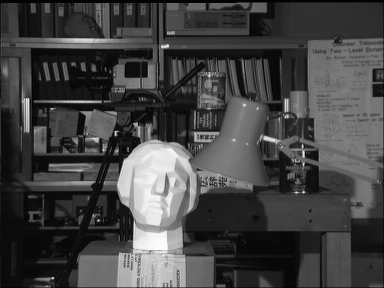
#> input picture content/Digital Image Signal Processing/9. Stereo Vision/assets/tsukuba_l.png, 384 x 288 px; its folder holds 6 pictures in this run
$ jupyter execute --allow-errors 09_Stereo_Vision.ipynb   (older library calls are emulated)
#> lines starting #> are read from the running program, lines starting #| are printed output that depends on the picture; after the words box and inside, x2 and y2 are one past the last pixel; in counts of white or black regions, pixels touching at a corner belong together; long printed decimals are rounded
# 9. 스테레오 비전 (Stereo Vision)

- **서로 다른 시점에서 본 두 영상**의 위치 차이로 깊이를 추정하는 방법이다.
- 첨부된 첫 번째 영상을 `assets/tsukuba_l.png`, 두 번째 영상을 `assets/tsukuba_r.png`로 사용한다. 두 파일은 모두 384×288이며 원본 픽셀을 유지했다.
- 한 장을 단순히 이동시켜 만든 입력이 아니라, 첨부된 Tsukuba 좌우 영상의 대응 관계를 계산한다.
- 이 자료는 **시차 맵 → 좌우 일관성 검사 → 상대 깊이 지표**까지 실제 계산한다.
- 제공된 두 PNG에는 초점거리·베이스라인·보정 행렬과 정답 시차 맵이 포함되어 있지 않다. 미터 단위 깊이나 정답 대비 정확도를 만들어 내지 않는다.

## 9.1 두 카메라와 깊이의 관계

### 같은 물체가 좌우에서 다른 위치에 보인다

- 한쪽 눈씩 번갈아 감으면 가까운 손가락이 더 많이 움직여 보인다.
- 수평 스테레오 영상도 같은 점이 왼쪽의 $x_L$, 오른쪽의 $x_R$에 나타나는 차이를 측정한다.
- 이 가로 위치 차이를 **시차(disparity)**라고 한다.

$$d=x_L-x_R$$

정렬된 두 카메라의 주점 x좌표가 같고, 오른쪽 카메라가 왼쪽 카메라의 오른편에 있는 수평 구성에서는:

$$Z=\frac{fB}{d}$$

| 기호 | 뜻 | 단위 |
| :---: | :---: | :---: |
| $d$ | 왼쪽 위치 − 오른쪽 대응 위치 | 픽셀 |
| $f$ | 정렬 후 초점거리 | 픽셀 |
| $B$ | 두 카메라의 광학 중심 사이 거리 | m 등 길이 |
| $Z$ | 정렬된 카메라의 광축 방향 깊이 | $B$와 같은 단위 |

- 같은 카메라 조건에서 **시차가 크면 가깝고, 시차가 작으면 멀다.**
- $Z$는 카메라에서 점까지의 직선거리 $\sqrt{X^2+Y^2+Z^2}$와 구분한다.
- 주점 차이가 있으면 $d$에서 그 차이를 빼야 한다. 9.5에서 다시 설명한다.

### 셀 1. Tsukuba 좌우 영상 읽기

- 이미지 크기와 자료형이 같은지 확인한다.
- 입력 PNG는 RGB 형식이지만 세 채널의 값이 같다. 시차 계산에는 8비트 그레이스케일을 사용한다.
- 가로 안내선은 대응점의 높이를 비교하기 위한 표시이며, 영상 정렬을 수행하는 연산은 아니다.

[cell 1]
# 셀 1: 첨부된 좌우 영상을 읽고 같은 높이의 안내선을 표시한다.
from pathlib import Path
import csv
import hashlib
import json
import platform
import cv2
import numpy as np
import matplotlib.pyplot as plt
from IPython.display import display, Image, Markdown

# Python 파일은 파일 위치, 노트북은 현재 작업 폴더에서 assets를 찾는다.
ROOT = Path(__file__).resolve().parent if '__file__' in globals() else Path.cwd()
ASSETS = ROOT / 'assets'
cv2.setNumThreads(1)
cv2.setRNGSeed(42)

def read_gray(name):
    # 한글 경로도 읽을 수 있도록 파일 바이트를 OpenCV로 디코딩한다.
#> called with name = 'tsukuba_l.png'
    path = ASSETS / name
    if not path.is_file():
        raise FileNotFoundError(f'입력 파일을 찾을 수 없습니다: {path}')
    image = cv2.imdecode(np.fromfile(path, dtype=np.uint8), cv2.IMREAD_GRAYSCALE)
#> image is the input picture: shape (288, 384); min 0, max 252, mean 67.6
    if image is None:
        raise ValueError(f'이미지 디코딩 실패: {path}')
    return image

left = read_gray('tsukuba_l.png')
right = read_gray('tsukuba_r.png')
#> call 2 of read_gray, with name = 'tsukuba_r.png'
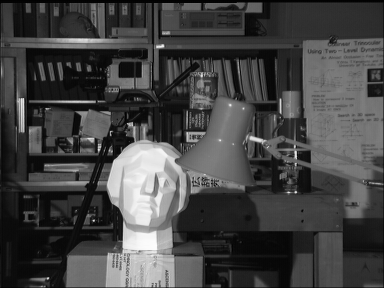
#> input picture content/Digital Image Signal Processing/9. Stereo Vision/assets/tsukuba_r.png, 384 x 288 px
#> in read_gray, image is the input picture: shape (288, 384); min 0, max 253, mean 68
assert left.shape == right.shape and left.dtype == right.dtype == np.uint8
height, width = left.shape
#> height = 288; width = 384
print(f'입력 크기: {width} × {height}, OpenCV: {cv2.__version__}')
#| 입력 크기: 384 × 288, OpenCV: 4.13.0

# [7 lines left out: function finish, not called in this run]

#> (the rest of this cell did not finish here and is left out)

## 9.2 카메라 보정

### 카메라의 숫자 정보를 알아내기

- **내부 파라미터**: 초점거리 $f_x,f_y$, 주점 $c_x,c_y$다.
- **왜곡 계수**: 렌즈로 인해 영상이 휘는 현상을 모델링한다.
- **외부 파라미터**: 왼쪽 카메라 좌표를 오른쪽 카메라 좌표로 바꾸는 회전 $R$과 이동 $T$다.

$$K=\begin{bmatrix}f_x&0&c_x\\0&f_y&c_y\\0&0&1\end{bmatrix}$$

$$\mathbf X_R=R\mathbf X_L+T,\qquad B=\lVert T\rVert$$

- 실제 보정에서는 칸 크기를 아는 체커보드를 여러 위치와 기울기에서 좌우 카메라로 촬영한다.
- `findChessboardCorners()`와 `cornerSubPix()`로 같은 실제 모서리의 좌우 좌표를 구한다.
- `calibrateCamera()`로 각 카메라의 내부 파라미터와 왜곡을, `stereoCalibrate()`로 좌우 관계를 구한다.
- 보드 좌표의 길이 단위가 m이면 $T$도 m 단위가 된다.
- 해상도·크롭·초점 설정을 바꾸면 보정값과 영상 좌표의 관계도 다시 확인한다.

### 셀 2. 보정 관측값이 있을 때 사용하는 함수

**이번 첨부 파일에는 체커보드 관측값이 없으므로 아래 함수는 정의만 한다.** Tsukuba 장면의 물체 모서리를 체커보드의 알려진 3차원 좌표처럼 사용하지 않는다. 최소 3쌍 검사는 너무 적은 입력을 막는 조건이며 보정 정확도를 보장하는 기준은 아니다.

[cell 2]
# 셀 2: 실제 체커보드 관측값으로 보정하는 함수이며, 이번 영상에는 호출하지 않는다.
# [23 lines left out: function calibrate_pair, not called in this run]

print('보정 함수 정의 완료. 실제 보정 실행: 없음 — 체커보드 관측값 미제공')

## 9.3 스테레오 정렬 (Rectification)

### 같은 점을 같은 행에서 찾도록 바꾸기

- 수평 스테레오에서는 같은 3차원 점이 좌우 영상의 같은 행에 나타나도록 재투영한다.
- 좌우의 x좌표까지 같게 만드는 작업은 아니다. 남아 있는 가로 차이가 시차다.
- 보정값을 아는 경우 `stereoRectify()` → `initUndistortRectifyMap()` → `remap()` 순서로 처리한다.
- 정렬에서 얻은 $P_L,P_R$은 새 투영행렬이고, $Q$는 시차를 3차원으로 재투영할 때 사용한다.
- 일반 입체 장면을 하나의 호모그래피로 완전히 겹치게 만드는 스티칭과 구분한다.

### 셀 3. 보정값이 있는 경우의 정렬 함수

이 실습은 첨부된 Tsukuba 쌍을 **수평 정렬된 입력으로 가정**하고 사용한다. 이 가정이 관측된 대응점과 맞는지 다음 셀에서 점검한다. 실제 보정값이 없으므로 임의의 $K,R,T$로 `stereoRectify()`를 실행하거나 가짜 $Q$를 만들지 않는다.

[cell 3]
# 셀 3: 보정값이 제공된 경우의 정렬 경로를 정의한다.
# [15 lines left out: function rectify_with_calibration, not called in this run]

# 이번 입력은 정렬된 영상으로 가정해 원본 그대로 사용한다. 이 복사는 정렬 연산이 아니다.
rect_l = left.copy()
rect_r = right.copy()
print('현재 계산 경로: 제공된 Tsukuba 좌우 영상 그대로 사용')

### 셀 4. 대응점의 높이 차이 점검

- ORB 기술자를 해밍 거리로 비교하고, 1등과 2등 후보의 거리 비율이 0.75보다 작으면 남긴다.
- 남긴 전체 후보에서 $x_L-x_R$와 $|y_L-y_R|$를 측정한다. 세로 오차로 미리 걸러 낸 뒤 정렬이 좋다고 주장하지 않는다.
- 세로 차이가 작으면 수평 탐색 가정과 맞는다는 **진단 근거**가 된다.
- 특징점 위치 오차와 잘못된 대응도 포함될 수 있다. 이 검사는 카메라 보정의 정확도나 모든 픽셀의 정렬을 인증하지 않는다.

$$\Delta y_i=|y_{L,i}-y_{R,i}|$$

[cell 4]
# 셀 4: 특징점 대응으로 수평 정렬 가정을 점검한다.
orb = cv2.ORB_create(nfeatures=1500, fastThreshold=10)
key_l, desc_l = orb.detectAndCompute(rect_l, None)
#> key_l = 1434 keypoints; strongest (x, y, size): (117, 131, 31), (115, 134, 31), (167, 46, 31), (135, 123, 31)
key_r, desc_r = orb.detectAndCompute(rect_r, None)
#> key_r = 1445 keypoints; strongest (x, y, size): (162, 46, 31), (131, 123, 31), (129, 123, 31), (91, 140, 37.2)
if desc_l is None or desc_r is None:
    raise RuntimeError('정렬 진단에 필요한 특징점을 찾지 못했습니다.')

# ORB 기본 이진 기술자는 해밍 거리를 사용한다.
pairs = cv2.BFMatcher(cv2.NORM_HAMMING).knnMatch(desc_l, desc_r, k=2)
#> pairs = 1434 matches
good = []
for pair in pairs:
    if len(pair) == 2:
        first, second = pair
        if first.distance < 0.75 * second.distance:
            good.append(first)
#> after the loop, good = 686 matches
if not good:
    raise RuntimeError('비율 검사를 통과한 대응점이 없습니다.')

points_l = np.float32([key_l[m.queryIdx].pt for m in good])
#> points_l = 686 pairs, first value 44 to 335, second value 33 to 256
points_r = np.float32([key_r[m.trainIdx].pt for m in good])
#> points_r = 686 pairs, first value 39 to 330, second value 33 to 256
dx = points_l[:, 0] - points_r[:, 0]
#> dx = 686 values, max 223.8 at index 230, min 0.597 at index 675, mean 7.63
dy = points_l[:, 1] - points_r[:, 1]
#> dy = 686 values, max 4.15 at index 531, min -35.6 at index 230, mean -0.131
alignment = {
    'ratio_test_matches': len(good),
    'median_abs_vertical_error_px': float(np.median(np.abs(dy))),
    'p90_abs_vertical_error_px': float(np.percentile(np.abs(dy), 90)),
    'fraction_abs_vertical_error_le_1px': float(np.mean(np.abs(dy) <= 1)),
    'median_horizontal_disparity_px': float(np.median(dx)),
    'fraction_positive_horizontal_disparity': float(np.mean(dx > 0)),
}
#> alignment = {'ratio_test_matches': 686, 'median_abs_vertical_error_px': 0, 'p90_abs_vertical_error_px': 1.61, 'fraction_abs_vertical_error_le_1px': 0.866, 'median_horizontal_disparity_px': 6.91, 'fraction_positive_horizontal_disparity': 1}
print(json.dumps(alignment, ensure_ascii=False, indent=2))
#| {
#|   "ratio_test_matches": 686,
#|   "median_abs_vertical_error_px": 0.0,
#|   "p90_abs_vertical_error_px": 1.610,
#|   "fraction_abs_vertical_error_le_1px": 0.8659,
#|   "median_horizontal_disparity_px": 6.912,
#|   "fraction_positive_horizontal_disparity": 1.0
#| }

# 그림에는 거리 순 상위 24쌍만 표시하지만, 통계에는 모든 통과 후보를 사용했다.
selected = sorted(good, key=lambda m: m.distance)[:24]
#> selected = 24 matches
matched = cv2.drawMatches(rect_l, key_l, rect_r, key_r, selected, None,
    matchColor=(0, 255, 0), flags=cv2.DrawMatchesFlags_NOT_DRAW_SINGLE_POINTS)
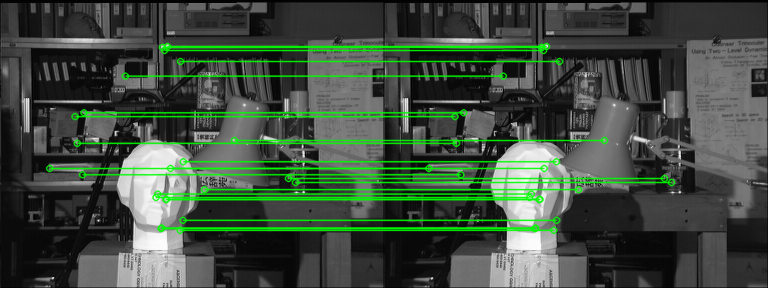
#> matched: shape (288, 768, 3); mean of channels 0, 1, 2 63.5, 77.4, 63.5; drawn as B, G, R
#> (the rest of this cell did not finish here and is left out)

## 9.4 시차 맵 (Disparity Map)

### SGBM으로 픽셀별 가로 차이 계산하기

- SGBM은 대응 비용과 주변 시차의 매끄러움을 함께 고려한다.
- 비슷한 무늬가 여러 번 반복되거나, 무늬가 없거나, 한쪽에서만 보이는 영역에서는 틀릴 수 있다.
- 출력은 왼쪽 영상의 각 픽셀에 대응하는 시차다.

| 설정 | 이번 값 | 의미 |
| :---: | :---: | :---: |
| `minDisparity` | 0 | 탐색 시작 시차 |
| `numDisparities` | 32 | 탐색 범위의 폭, 양의 16의 배수 |
| `blockSize` | 5 | 비교 영역의 한 변, 1 이상의 홀수 |
| `P1`, `P2` | 200, 800 | 시차 변화의 벌점, `P2 > P1` |
| `uniquenessRatio` | 10 | 유일성 검사 설정, 정확도 90%라는 뜻은 아님 |
| `speckleWindowSize` | 50 | 작은 시차 영역 제거 설정 |
| `speckleRange` | 2 | 작은 영역 판정에서 허용할 시차 변화 |

여기서 `P1`, `P2`는 9.3의 투영행렬과 이름만 같다. SGBM에서는 이웃 간 1픽셀 시차 변화와 더 큰 변화에 대한 벌점이다. 이번 값은 단일 채널 기준 $P1=8\cdot5^2$, $P2=32\cdot5^2$로 정했다.

### 셀 5. 왼쪽 기준 시차 계산

OpenCV SGBM은 시차에 16을 곱한 고정소수점 정수 배열을 반환한다. 픽셀 단위로 해석하려면 다음 변환이 필요하다.

$$d_{\mathrm{pixel}}=\frac{d_{\mathrm{raw}}}{16}$$

- `minDisparity=0`일 때 대표적인 무효 출력은 원시 정수 −16, 즉 −1픽셀이다.
- 이번 깊이 비교에서는 시차 0도 제외한다. 0을 작은 양수로 바꿔 가짜 깊이를 만들지 않는다.
- 양의 시차만 남겼다고 올바른 대응이 보장되지는 않는다.

[cell 5]
# 셀 5: SGBM의 왼쪽 기준 시차를 계산한다.
MIN_DISPARITY = 0
NUM_DISPARITIES = 32
BLOCK_SIZE = 5
assert NUM_DISPARITIES > 0 and NUM_DISPARITIES % 16 == 0
assert BLOCK_SIZE >= 1 and BLOCK_SIZE % 2 == 1

def make_matcher(min_disparity):
    # 그레이스케일 입력이므로 채널 수 1에 맞춘 시차 변화 벌점을 사용한다.
    return cv2.StereoSGBM_create(
        minDisparity=min_disparity, numDisparities=NUM_DISPARITIES,
        blockSize=BLOCK_SIZE, P1=8 * BLOCK_SIZE**2, P2=32 * BLOCK_SIZE**2,
        uniquenessRatio=10, speckleWindowSize=50, speckleRange=2,
        disp12MaxDiff=1, preFilterCap=31, mode=cv2.STEREO_SGBM_MODE_SGBM_3WAY)

matcher_l = make_matcher(MIN_DISPARITY)
raw_l = matcher_l.compute(rect_l, rect_r)
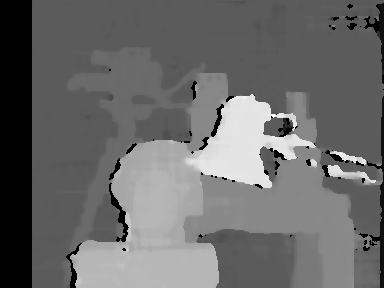
#> raw_l: shape (288, 384) int16; min -16, max 253, mean 96.4; drawn with min black and max white
# 1/16픽셀 단위 정수를 실제 픽셀 단위 float32로 바꾼다.
disp_l = raw_l.astype(np.float32) / 16.0
valid_l = (raw_l > (MIN_DISPARITY - 1) * 16) & (disp_l > 0)
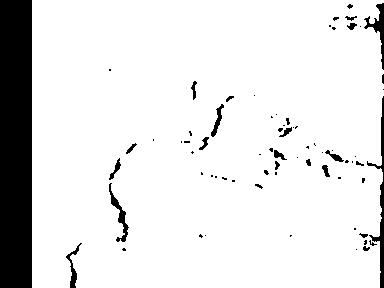
#> valid_l: shape (288, 384) bool; 89.2% white; 71 black regions (48 under 20 px), largest, box (x1, y1, x2, y2) and area: (0, 0, 32, 288) 9216, (367, 96, 384, 288) 675, (364, 3, 384, 70) 367
if not np.any(valid_l):
    raise RuntimeError('양의 시차가 없습니다. 좌우 순서와 탐색 범위를 확인하세요.')

# 시각화 상한은 계산값을 읽기 쉽게 올림한 것이며 검색 범위를 바꾸지 않는다.
view_max = float(np.ceil(np.max(disp_l[valid_l])))
#> view_max = 16
disp_cmap = plt.get_cmap('turbo').copy()
disp_cmap.set_bad('#333333')
#> (the rest of this cell did not finish here and is left out)

### 좌우 일관성 검사

왼쪽에서 찾은 대응을 오른쪽에서 거꾸로 찾아도 원래 위치와 비슷해야 한다.

$$x_R=x_L-d_L(x_L,y)$$

오른쪽 기준 시차는 부호가 반대인 $d_R=x_R-x_L$로 정의한다. 따라서 다음 값이 작아야 한다.

$$e_{LR}(x_L,y)=|d_L(x_L,y)+d_R(x_R,y)|$$

- 이번 구현은 $x_R$를 가까운 정수 픽셀로 반올림하여 오른쪽 시차를 읽는다.
- 화면 밖 대응, 무효 오른쪽 시차, $e_{LR}>1$픽셀인 위치는 제외한다.
- 왼쪽 탐색은 0~31, 반대 방향은 −31~0에 대응하도록 설정한다.
- 이 검사를 통과해도 반복 무늬 등에서 양쪽이 같은 잘못된 대응을 고를 수 있다.
- **통과 픽셀 비율은 정답률이 아니다.** 제외 영역을 메워서 측정된 깊이처럼 표시하지 않는다.

### 셀 6. 반대 방향 계산과 불확실한 영역 표시

[cell 6]
# 셀 6: 오른쪽 기준 시차를 별도로 구하고 좌우 일관성을 확인한다.
MIN_DISPARITY_R = -MIN_DISPARITY - NUM_DISPARITIES + 1
matcher_r = make_matcher(MIN_DISPARITY_R)
raw_r = matcher_r.compute(rect_r, rect_l)
disp_r = raw_r.astype(np.float32) / 16.0

# 왼쪽 픽셀이 가리키는 오른쪽 x좌표를 구한다.
yy, xx = np.indices(disp_l.shape)
xr = np.rint(xx - disp_l).astype(np.int32)
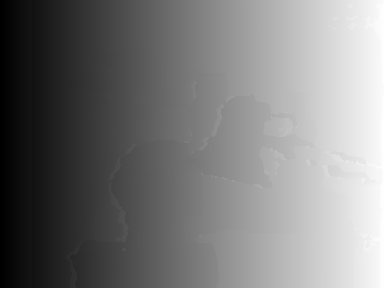
#> xr: shape (288, 384) int32; min 1, max 384, mean 185.5; drawn with min black and max white
inside = (xr >= 0) & (xr < width)
#> inside: shape (288, 384) bool; 100% white; black in thin lines or dots, all inside (x1, y1, x2, y2) = (383, 74, 384, 179)
xr_safe = np.clip(xr, 0, width - 1)  # 배열 접근용 제한이며 유효 판정에는 inside도 필요하다.
sampled_r = disp_r[yy, xr_safe]
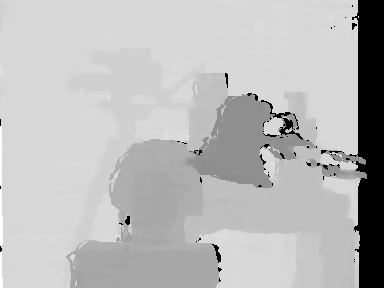
#> sampled_r: shape (288, 384) float32; min -32, max 0, mean -8.66; drawn with min black and max white
valid_r_at_match = (raw_r[yy, xr_safe] > (MIN_DISPARITY_R - 1) * 16) & (sampled_r <= 0)
#> valid_r_at_match: shape (288, 384) bool; 92.6% white; 69 black regions (59 under 20 px), largest, box (x1, y1, x2, y2) and area: (349, 0, 384, 288) 7377, (279, 118, 303, 140) 151, (261, 100, 291, 118) 91
lr_error = np.abs(disp_l + sampled_r)
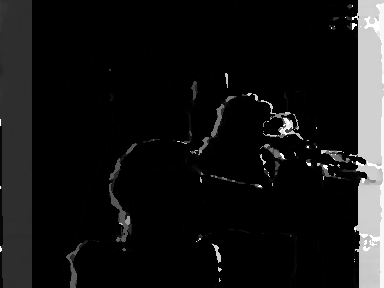
#> lr_error: shape (288, 384) float32; min 0, max 33, mean 2.8; drawn with min black and max white
LR_THRESHOLD = 1.0
valid = valid_l & inside & valid_r_at_match & (lr_error <= LR_THRESHOLD)
#> valid: shape (288, 384) bool; 82% white; 74 black regions (49 under 20 px), largest, box (x1, y1, x2, y2) and area: (0, 0, 32, 288) 9216, (321, 0, 384, 288) 7668, (109, 143, 138, 243) 668
if not valid.any():
    raise RuntimeError('좌우 일관성 검사를 통과한 픽셀이 없습니다.')
disparity = np.where(valid, disp_l, np.nan).astype(np.float32)
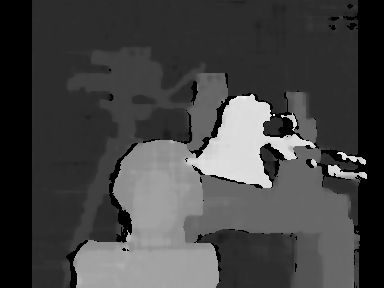
#> disparity: shape (288, 384) float32; 18.01% of the values are NaN or infinite; the others: min 2.69, max 15.81, mean 6.95; drawn with min black, max white, NaN and infinite black

#> (the rest of this cell did not finish here and is left out)

## 9.5 깊이 추정

### 시차와 미터 단위 깊이는 다르다

정렬된 수평 스테레오에서 두 주점의 x좌표 차이가 있으면 유효 시차는 다음과 같다.

$$d_{\mathrm{eff}}=d-(c_{xL}-c_{xR}),\qquad Z=\frac{fB}{d_{\mathrm{eff}}}$$

- 이번 첨부 파일에는 검증된 $f$, $B$, $c_{xL}-c_{xR}$가 없다.
- 따라서 결과 그림을 실제 거리(m)라고 표시하지 않는다.
- **주점 차이가 0이라고 가정**하고, 시차의 역수를 비교하는 상대 지표를 만든다.
- 기준 시차 $d_{ref}$는 일관성 검사를 통과한 시차의 중앙값으로 정한다.

$$Z_{index}=\frac{d_{ref}}{d}$$

- 지표가 작으면 상대적으로 가까운 쪽, 크면 먼 쪽으로 해석한다.
- 이 가정이 성립하면 깊이의 비율로 연결할 수 있지만, 현재 영상의 실측 깊이비가 검증된 것은 아니다.
- 표시용 정규화된 그림과 픽셀 단위 시차 배열을 혼동하지 않는다.

### 셀 7. 상대 깊이 지표와 수동 선택 영역 비교

머리·책장·스탠드 부근의 사각형은 설명을 위해 직접 정했다. 물체를 자동 검출하거나 분할한 결과가 아니다. 같은 사각형에서도 깊이가 섞일 수 있으므로 통과 픽셀의 중앙값을 비교한다.

[cell 7]
# 셀 7: 보정값을 가정해 미터 단위로 바꾸지 않고 상대 깊이 지표를 계산한다.
reference_disparity = float(np.median(disparity[valid]))
#> reference_disparity = 5.12
relative_depth_index = np.full(disparity.shape, np.nan, np.float32)
# 아래 지표는 주점 x좌표 차이가 0이라는 가정 아래 시차 역수를 비교한다.
relative_depth_index[valid] = reference_disparity / disparity[valid]
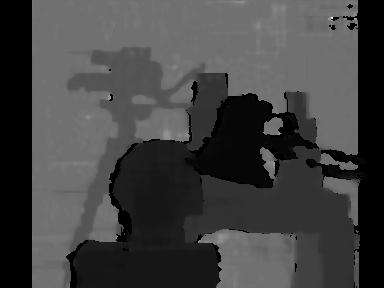
#> relative_depth_index: shape (288, 384) float32; 18.01% of the values are NaN or infinite; the others: min 0.324, max 1.91, mean 0.829; drawn with min black, max white, NaN and infinite black

# 좌표는 (x0, y0, x1, y1)이며 끝 좌표는 포함하지 않는다. 사람이 직접 고른 영역이다.
regions = [
    ('Head', '머리 부근', (125, 160, 165, 220), '#00bfff'),
    ('Books', '배경 책장', (45, 15, 120, 65), '#00ff66'),
    ('Lamp', '스탠드 부근', (220, 115, 245, 155), '#ff9933'),
]
roi_rows = []
for name, label, (x0, y0, x1, y1), color in regions:
    mask_roi = valid[y0:y1, x0:x1]
    values = disparity[y0:y1, x0:x1][mask_roi]
    median_d = float(np.median(values)) if values.size else None
    median_index = float(np.median(relative_depth_index[y0:y1, x0:x1][mask_roi])) if values.size else None
    roi_rows.append(dict(region=name, label=label, x0=x0, y0=y0, x1=x1, y1=y1,
                         valid_fraction=float(mask_roi.mean()), median_disparity_px=median_d,
                         median_relative_depth_index=median_index))
#> this loop made 3 passes
#> (median_d, median_index) on passes 1 to 3: (10.81, 0.474), (5, 1.02), (14, 0.366)
#> pass 3, `mask_roi = valid[y0:y1, x0:x1]`:
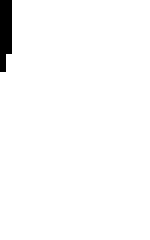
#> mask_roi: shape (40, 25) bool (shown 6 times larger); 97.9% white; 1 black region, box (x1, y1, x2, y2) and area: (0, 0, 2, 12) 21
#> after the loop, roi_rows = 3 items

table = '| 선택 영역 | 통과 픽셀 비율 | 시차 중앙값(px) | 상대 깊이 지표 중앙값 |\n'
table += '| :---: | :---: | :---: | :---: |\n'
for row in roi_rows:
    d = '계산 불가' if row['median_disparity_px'] is None else f"{row['median_disparity_px']:.3f}"
    z = '계산 불가' if row['median_relative_depth_index'] is None else f"{row['median_relative_depth_index']:.3f}"
    table += f"| {row['label']} | {row['valid_fraction']:.2%} | {d} | {z} |\n"
#> this loop made 3 passes
#> (d, z) on passes 1 to 3: ('10.812', '0.474'), ('5.000', '1.025'), ('14.000', '0.366')
display(Markdown(table))

#> (the rest of this cell did not finish here and is left out)
